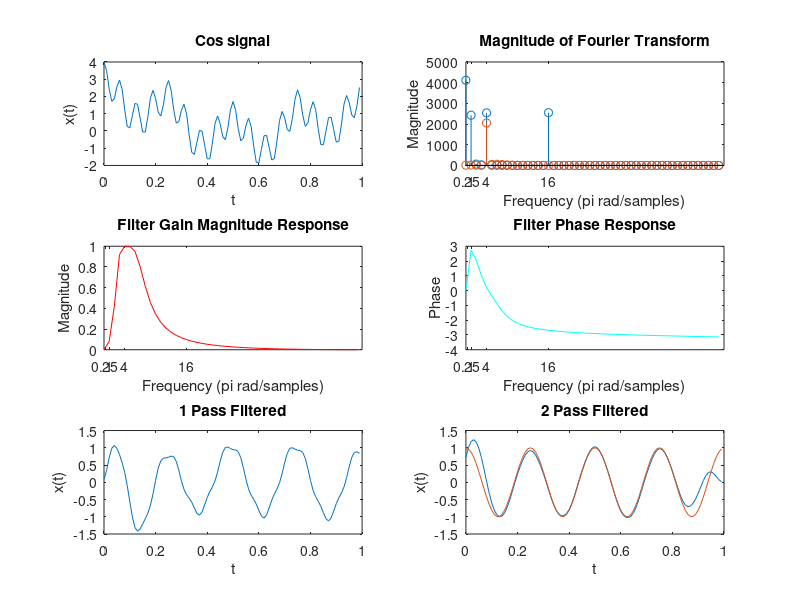

Source code (MATLAB):
clf
clear all

w1=1/4;
w2=1;
w3=4;
w4=16;
Fs=100;
t=0:1/Fs:1-1/Fs;
n=length(t);
z=                              cos(2*pi*w3*t);
x=cos(2*pi*w1*t)+cos(2*pi*w2*t)+cos(2*pi*w3*t)+cos(2*pi*w4*t);

ah(1)=subplot(321);
plot(t,x);
title('Cos signal')
xlabel('t')
ylabel('x(t)')

axis=0:2/n:1-2/n;
axis=axis*Fs/2;

ah(2)=subplot(322);
mag=abs(fft(x));
stem(axis,mag(1:length(mag)/2).^2)
title('Magnitude of Fourier Transform')
xlabel('Frequency (pi rad/samples)')
ylabel('Magnitude')

ah(3)=subplot(323);
[B,A]=butter(2,[.05 .15],'bandpass');
[H,W]=freqz(B,A,n/2);
plot(axis,abs(H),'r')
title('Filter Gain Magnitude Response')
xlabel('Frequency (pi rad/samples)')
ylabel('Magnitude')

ah(4)=subplot(324);
plot(axis,angle(H),'c')
title('Filter Phase Response')
xlabel('Frequency (pi rad/samples)')
ylabel('Phase')

ah(5)=subplot(325);
xfilt=filter(B,A,x);
plot(t,xfilt)
title('1 Pass Filtered')
xlabel('t')
ylabel('x(t)')

ah(6)=subplot(326);
xfilt2=flipud(filter(B,A,flipud(xfilt(:))));
plot(t,xfilt2)
title('2 Pass Filtered')
xlabel('t')
ylabel('x(t)')

axes(ah(2))
hold on
mag=abs(fft(xfilt2));
stem(axis,mag(1:length(mag)/2).^2)
hold off

axes(ah(6))
hold on
plot(t,z);
% Cosmetics
set(ah([2 3 4]),'xtick',[w1 w2 w3 w4])
